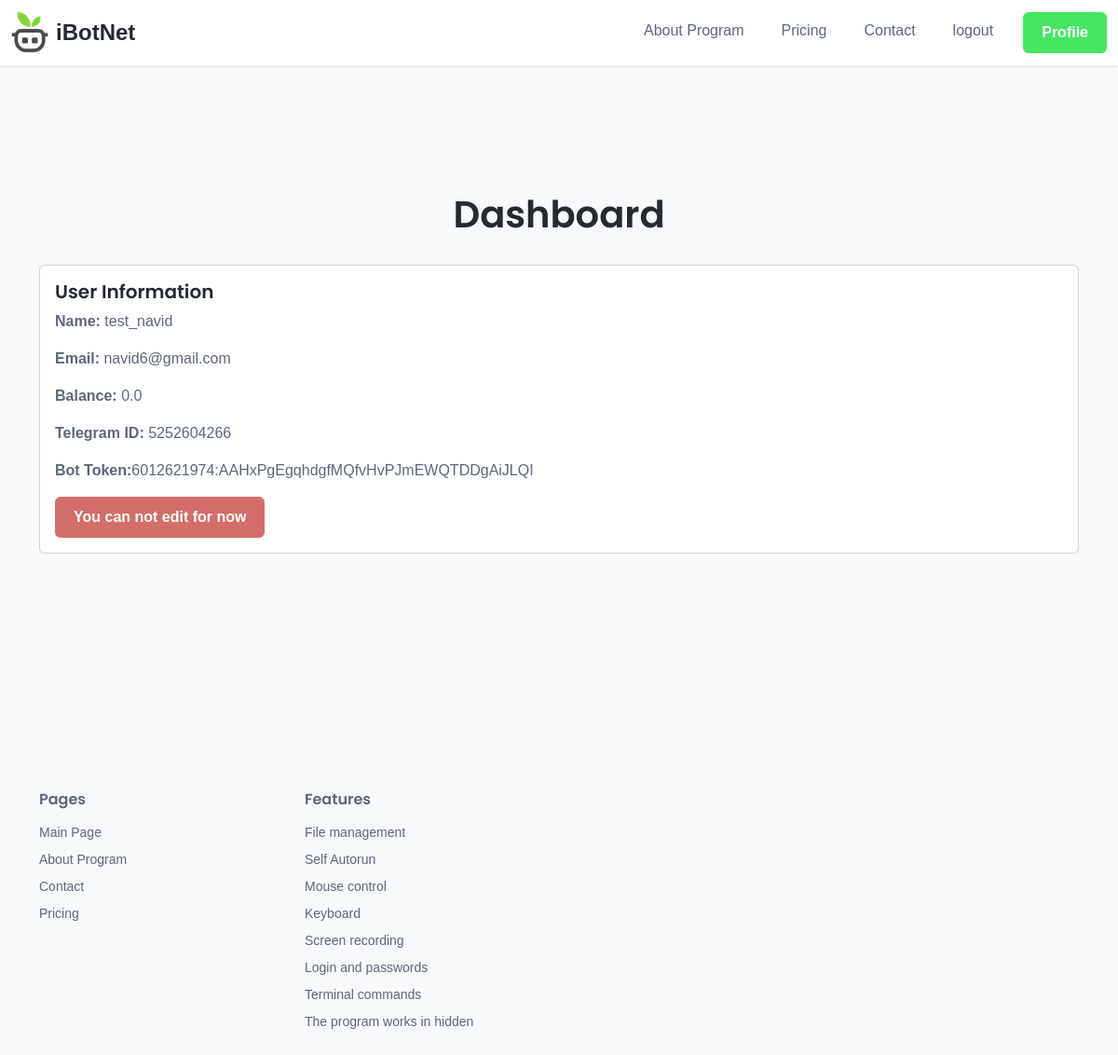
The app's page /profile/ (signed in) with its own data.
### ApiApp/models.py (models this page shows, shortened)
class Info(models.Model):
    logo = models.FileField(upload_to='files')
    name = models.CharField(max_length=255)
    slide_title = models.CharField(max_length=255)
    slide_text = models.CharField(max_length=255)
    slide_image = models.FileField(upload_to='files')
    abilitys = models.ManyToManyField(Ability)
    start_step = models.ManyToManyField(StartStep)

class User(AbstractUser):
    phone = models.CharField(max_length=255,unique=True,null=True,blank=True)
    password = models.CharField(max_length=255)
    username = models.CharField(max_length=255,unique=True)

class BotApp(models.Model):
    user = models.ForeignKey(User,on_delete=models.CASCADE)
    bot_token = models.CharField(max_length=555,unique=True)
    register_date = models.DateTimeField(auto_now=True)
    timeline = models.DateTimeField(auto_now=True)
    telegram_admin = models.CharField(max_length=255)
    last_check = models.DateTimeField(auto_now=True)
    balans = models.FloatField(default=0.0)

class Ability(models.Model):
    icon_name = models.CharField(max_length=255)
    title = models.CharField(max_length=255)
    text = models.TextField()
    video_example = models.CharField(max_length=255)

### ApiApp/views.py (the view)
def Profile_Page(request):
    if request.user.is_authenticated == False:
        return redirect('home')
    DATA = {
        "info":Info.objects.last(),
        "user":request.user,
        "bot":BotApp.objects.get(user=request.user),
    }
    return render(request,'profile/index.html',DATA)

### templates/profile/index.html (shortened to what this page needs)
{% extends 'base.html' %}
{% load static %}
{% block content %}
<div class="fullscreen-container">
  <div class="container">
    <div class="page-header">
      <h1>Dashboard</h1>
    </div>
    <div class="row">
      <div class="col-md-12">
        <div class="card">
          <div class="card-body">
            <h5 class="card-title">User Information</h5>
            <p class="card-text"><strong>Name:</strong> {{user.username}}</p>
            <p class="card-text"><strong>Email:</strong> {{user.email}}</p>
            <p class="card-text"><strong>Balance:</strong> {{bot.balans}}</p>
            <p class="card-text"><strong>Telegram ID:</strong> {{bot.telegram_admin}}</p>
            <p class="card-text"><strong>Bot Token:</strong>{{bot.bot_token}}</p>
            <a href="#" class="btn btn-danger">You can not edit for now</a>
          </div>
        </div>
      </div>
    </div>
  </div>
</div>
{% endblock content %}

### templates/base.html (shortened to what this page needs)
{% load static %}
<!DOCTYPE html>
<html lang="en">
    <head>
        <link rel="stylesheet" href="{% static 'assets/plugins/tiny-slider/tiny-slider.css' %}">
        <link rel="stylesheet"
            href="{% static '//cdnjs.cloudflare.com/ajax/libs/highlight.js/9.15.2/styles/atom-one-dark.min.css' %}">
        <link id="theme-style" rel="stylesheet" href="{% static 'assets/css/theme.css' %}">
    </head>
    <body>
        <header class="header fixed-top">
            <div class="branding">
                <div class="container-fluid position-relative">
                    <nav class="navbar navbar-expand-lg">
                        <div class="site-logo"><a class="navbar-brand" href="{% url 'home' %}"><img
                                    class="logo-icon me-2" width="40px" src="{{info.logo.url}}" alt="logo"><span
                                    class="logo-text">{{info.name}}</span></a></div>
                        <div class="collapse navbar-collapse py-3 py-lg-0" id="navigation">
                            <ul class="navbar-nav ms-lg-auto">
                                <li class="nav-item me-lg-4">
                                    <a class="nav-link" href="{% url 'about' %}">About Program</a>
                                </li>
                                <li class="nav-item me-lg-4">
                                    <a class="nav-link" href="{% url 'pricing' %}">Pricing</a>
                                </li>
                                <li class="nav-item me-lg-4">
                                    <a class="nav-link" href="{% url 'contact' %}">Contact</a>
                                </li>
                                {% if user.is_authenticated %}
                                <li class="nav-item me-lg-4">
                                    <a class="nav-link" href="{% url 'logout' %}">logout</a>
                                </li>
                                <li class="nav-item me-lg-0 mt-3 mt-lg-0">
                                    <a class="btn btn-primary text-white" href="{% url 'profile' %}">Profile</a>
                                </li>
                                {% endif %}
                            </ul>
                        </div>
                    </nav>
                </div>
            </div>
        </header>
        {% block content %}
        {% endblock content %}
        <footer class="footer">
            <div class="container py-5 mb-3">
                <div class="row">
                    <div class="footer-col col-6 col-lg-3">
                        <h4 class="col-heading">Pages</h4>
                        <ul class="list-unstyled">
                            <li><a class="text-link" href="{% url 'home' %}">Main Page</a></li>
                            <li><a class="text-link" href="{% url 'about' %}">About Program</a></li>
                            <li><a class="text-link" href="{% url 'contact' %}">Contact</a></li>
                            <li><a class="text-link" href="{% url 'pricing' %}">Pricing</a></li>
                        </ul>
                    </div>
                    <div class="footer-col col-6 col-lg-3">
                        <h4 class="col-heading">Features</h4>
                        <ul class="list-unstyled">
                            {% for i in info.abilitys.all %}
                            <li><a class="text-link" href="#">{{i.title}}</a></li>
                            {% endfor %}
                        </ul>
                    </div>
                </div>
            </div>
        </footer>
    </body>
</html>

### templates/profile/index.html (style rules this page uses)
body { padding: 0; margin: 0; background-color: #f8f9fa; font-family: Arial, sans-serif; }
.fullscreen-container { height: 100vh; display: flex; flex-direction: column; justify-content: center; align-items: center; }
.page-header { margin-bottom: 30px; text-align: center; }

### records on screen
Info: logo (picture), name "iBotNet"
User: username "test_navid", email "navid6@gmail.com"
BotApp: balans "0.0", telegram_admin "5252604266", bot_token "6012621974:AAHxPgEgqhdgfMQfvHvPJmEWQTDDgAiJLQI"
Ability: title "File management"
Ability: title "Self Autorun"
Ability: title "Mouse control"
Ability: title "Keyboard"
Ability: title "Screen recording"
Ability: title "Login and passwords"
Ability: title "Terminal commands"
Ability: title "The program works in hidden"
